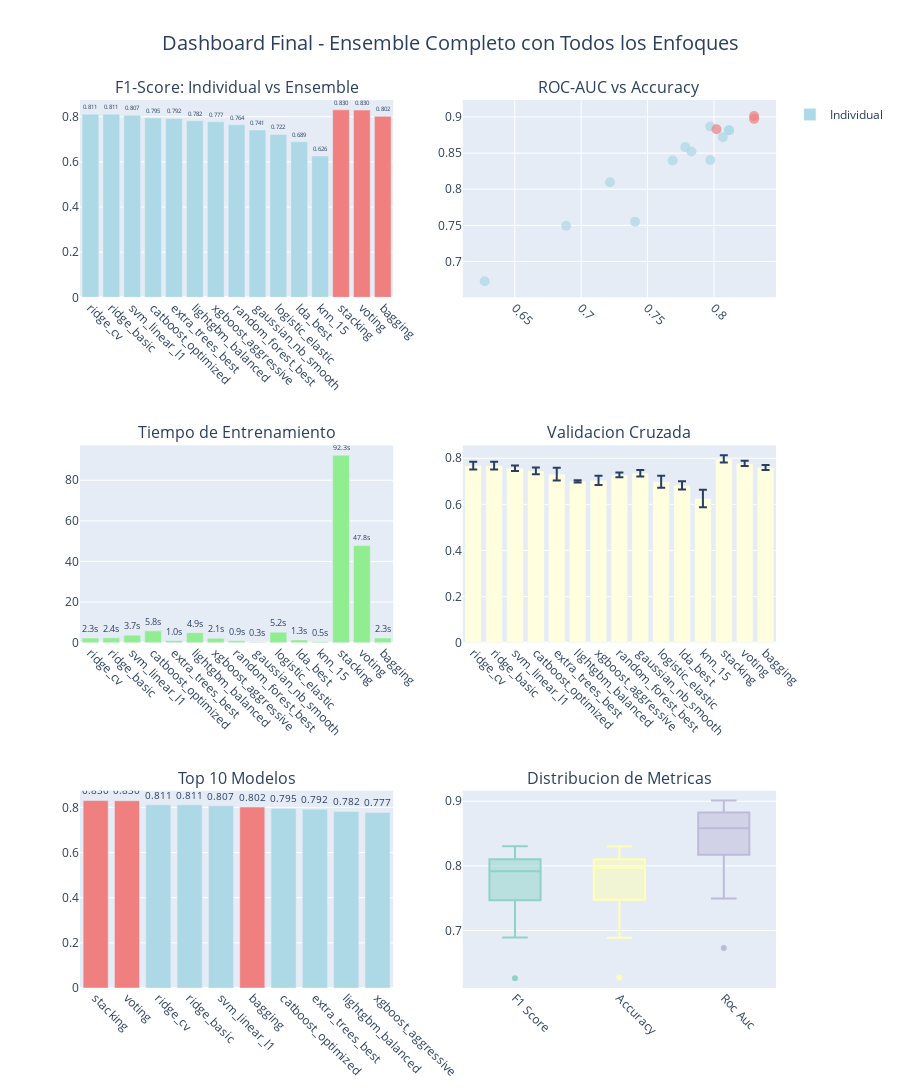

Write notebook code for a chart like this one.
### Markdown cell above
## Visualizaciones Finales y Dashboard

Genero visualizaciones completas que resumen todo el analisis del ensemble.

### Code cell
# Dashboard final completo
def create_final_dashboard():
    """Crea dashboard final con todas las comparaciones"""
    
    if results_df is None:
        print("No hay datos para dashboard")
        return None
    
    # Combinar datos para visualizacion
    individual_data = results_df.copy()
    individual_data['type'] = 'Individual'
    
    if ensemble_df is not None:
        ensemble_data = ensemble_df.copy()
        ensemble_data['type'] = 'Ensemble'
        
        # Combinar datasets
        combined_data = pd.concat([individual_data, ensemble_data], ignore_index=True)
    else:
        combined_data = individual_data
    
    # Dashboard con multiples subplots
    fig = make_subplots(
        rows=3, cols=2,
        subplot_titles=[
            'F1-Score: Individual vs Ensemble',
            'ROC-AUC vs Accuracy',
            'Tiempo de Entrenamiento',
            'Validacion Cruzada',
            'Top 10 Modelos',
            'Distribucion de Metricas'
        ]
    )
    
    # 1. F1-Score comparacion
    colors = {'Individual': 'lightblue', 'Ensemble': 'lightcoral'}
    for model_type in combined_data['type'].unique():
        subset = combined_data[combined_data['type'] == model_type]
        fig.add_trace(
            go.Bar(
                x=subset['name'],
                y=subset['f1_score'],
                name=f'{model_type}',
                marker_color=colors.get(model_type, 'gray'),
                text=[f'{f:.3f}' for f in subset['f1_score']],
                textposition='outside',
                legendgroup=model_type,
                showlegend=(model_type == 'Individual')  # Solo mostrar una leyenda
            ),
            row=1, col=1
        )
    
    # 2. ROC-AUC vs Accuracy scatter
    for model_type in combined_data['type'].unique():
        subset = combined_data[combined_data['type'] == model_type]
        fig.add_trace(
            go.Scatter(
                x=subset['accuracy'],
                y=subset['roc_auc'],
                mode='markers',
                name=f'{model_type} (AUC vs Acc)',
                marker=dict(
                    size=10,
                    color=colors.get(model_type, 'gray'),
                    opacity=0.7
                ),
                text=subset['name'],
                textposition='top center',
                legendgroup=model_type,
                showlegend=False
            ),
            row=1, col=2
        )
    
    # 3. Tiempo de entrenamiento
    fig.add_trace(
        go.Bar(
            x=combined_data['name'],
            y=combined_data['training_time'],
            name='Tiempo',
            marker_color='lightgreen',
            text=[f'{t:.1f}s' for t in combined_data['training_time']],
            textposition='outside',
            showlegend=False
        ),
        row=2, col=1
    )
    
    # 4. Validacion cruzada
    fig.add_trace(
        go.Bar(
            x=combined_data['name'],
            y=combined_data['cv_f1_mean'],
            error_y=dict(type='data', array=combined_data['cv_f1_std']),
            name='CV F1',
            marker_color='lightyellow',
            showlegend=False
        ),
        row=2, col=2
    )
    
    # 5. Top 10 modelos
    top_10 = combined_data.nlargest(10, 'f1_score')
    fig.add_trace(
        go.Bar(
            x=top_10['name'],
            y=top_10['f1_score'],
            name='Top 10',
            marker_color=[colors.get(t, 'gray') for t in top_10['type']],
            text=[f'{f:.3f}' for f in top_10['f1_score']],
            textposition='outside',
            showlegend=False
        ),
        row=3, col=1
    )
    
    # 6. Box plot de metricas
    metrics = ['f1_score', 'accuracy', 'roc_auc']
    for i, metric in enumerate(metrics):
        fig.add_trace(
            go.Box(
                y=combined_data[metric],
                name=metric.replace('_', ' ').title(),
                marker_color=px.colors.qualitative.Set3[i],
                showlegend=False
            ),
            row=3, col=2
        )
    
    # Configuracion del layout
    fig.update_layout(
        title={
            'text': 'Dashboard Final - Ensemble Completo con Todos los Enfoques',
            'x': 0.5,
            'font': {'size': 20}
        },
        height=1200,
        showlegend=True
    )
    
    # Actualizar ejes
    for row in range(1, 4):
        for col in range(1, 3):
            fig.update_xaxes(tickangle=45, row=row, col=col)
    
    return fig

# Crear dashboard final
final_dashboard = create_final_dashboard()
if final_dashboard:
    final_dashboard.show()
    print("Dashboard final generado")
else:
    print("No se pudo generar dashboard final")

### Figure 1 — Plotly figure (JSON) as saved in the notebook; plotly's stock layout.template omitted (floating-point values rounded to 4 significant figures)
{"data": [{"legendgroup": "Individual", "marker": {"color": "lightblue"}, "name": "Individual", "showlegend": true, "text": ["0.811", "0.811", "0.807", "0.795", "0.792", "0.782", "0.777", "0.764", "0.741", "0.722", "0.689", "0.626"], "textposition": "outside", "type": "bar", "x": ["ridge_cv", "ridge_basic", "svm_linear_l1", "catboost_optimized", "extra_trees_best", "lightgbm_balanced", "xgboost_aggressive", "random_forest_best", "gaussian_nb_smooth", "logistic_elastic", "lda_best", "knn_15"], "xaxis": "x", "y": [0.8115, 0.8115, 0.8068, 0.7947, 0.7919, 0.7823, 0.7774, 0.7643, 0.7411, 0.7216, 0.6893, 0.6263], "yaxis": "y"}, {"legendgroup": "Ensemble", "marker": {"color": "lightcoral"}, "name": "Ensemble", "showlegend": false, "text": ["0.830", "0.830", "0.802"], "textposition": "outside", "type": "bar", "x": ["stacking", "voting", "bagging"], "xaxis": "x", "y": [0.8304, 0.8296, 0.8017], "yaxis": "y"}, {"legendgroup": "Individual", "marker": {"color": "lightblue", "opacity": 0.7, "size": 10}, "mode": "markers", "name": "Individual (AUC vs Acc)", "showlegend": false, "text": ["ridge_cv", "ridge_basic", "svm_linear_l1", "catboost_optimized", "extra_trees_best", "lightgbm_balanced", "xgboost_aggressive", "random_forest_best", "gaussian_nb_smooth", "logistic_elastic", "lda_best", "knn_15"], "textposition": "top center", "type": "scatter", "x": [0.8113, 0.8113, 0.8066, 0.7972, 0.7972, 0.783, 0.7783, 0.7689, 0.7406, 0.7217, 0.6887, 0.6274], "xaxis": "x2", "y": [0.8816, 0.8816, 0.872, 0.8405, 0.8869, 0.8523, 0.8583, 0.8398, 0.7552, 0.8096, 0.7495, 0.6728], "yaxis": "y2"}, {"legendgroup": "Ensemble", "marker": {"color": "lightcoral", "opacity": 0.7, "size": 10}, "mode": "markers", "name": "Ensemble (AUC vs Acc)", "showlegend": false, "text": ["stacking", "voting", "bagging"], "textposition": "top center", "type": "scatter", "x": [0.8302, 0.8302, 0.8019], "xaxis": "x2", "y": [0.9011, 0.8974, 0.883], "yaxis": "y2"}, {"marker": {"color": "lightgreen"}, "name": "Tiempo", "showlegend": false, "text": ["2.3s", "2.4s", "3.7s", "5.8s", "1.0s", "4.9s", "2.1s", "0.9s", "0.3s", "5.2s", "1.3s", "0.5s", "92.3s", "47.8s", "2.3s"], "textposition": "outside", "type": "bar", "x": ["ridge_cv", "ridge_basic", "svm_linear_l1", "catboost_optimized", "extra_trees_best", "lightgbm_balanced", "xgboost_aggressive", "random_forest_best", "gaussian_nb_smooth", "logistic_elastic", "lda_best", "knn_15", "stacking", "voting", "bagging"], "xaxis": "x3", "y": [2.298, 2.391, 3.684, 5.846, 0.9881, 4.911, 2.116, 0.9002, 0.2537, 5.156, 1.344, 0.461, 92.35, 47.82, 2.261], "yaxis": "y3"}, {"error_y": {"array": [0.01716, 0.01716, 0.01206, 0.01475, 0.02774, 0.004701, 0.0197, 0.01056, 0.01444, 0.02629, 0.01765, 0.03813, 0.01561, 0.01148, 0.01083], "type": "data"}, "marker": {"color": "lightyellow"}, "name": "CV F1", "showlegend": false, "type": "bar", "x": ["ridge_cv", "ridge_basic", "svm_linear_l1", "catboost_optimized", "extra_trees_best", "lightgbm_balanced", "xgboost_aggressive", "random_forest_best", "gaussian_nb_smooth", "logistic_elastic", "lda_best", "knn_15", "stacking", "voting", "bagging"], "xaxis": "x4", "y": [0.7682, 0.7682, 0.7568, 0.7452, 0.7308, 0.6998, 0.7042, 0.7279, 0.7352, 0.6982, 0.6824, 0.6253, 0.7977, 0.7778, 0.76], "yaxis": "y4"}, {"marker": {"color": ["lightcoral", "lightcoral", "lightblue", "lightblue", "lightblue", "lightcoral", "lightblue", "lightblue", "lightblue", "lightblue"]}, "name": "Top 10", "showlegend": false, "text": ["0.830", "0.830", "0.811", "0.811", "0.807", "0.802", "0.795", "0.792", "0.782", "0.777"], "textposition": "outside", "type": "bar", "x": ["stacking", "voting", "ridge_cv", "ridge_basic", "svm_linear_l1", "bagging", "catboost_optimized", "extra_trees_best", "lightgbm_balanced", "xgboost_aggressive"], "xaxis": "x5", "y": [0.8304, 0.8296, 0.8115, 0.8115, 0.8068, 0.8017, 0.7947, 0.7919, 0.7823, 0.7774], "yaxis": "y5"}, {"marker": {"color": "rgb(141,211,199)"}, "name": "F1 Score", "showlegend": false, "type": "box", "xaxis": "x6", "y": [0.8115, 0.8115, 0.8068, 0.7947, 0.7919, 0.7823, 0.7774, 0.7643, 0.7411, 0.7216, 0.6893, 0.6263, 0.8304, 0.8296, 0.8017], "yaxis": "y6"}, {"marker": {"color": "rgb(255,255,179)"}, "name": "Accuracy", "showlegend": false, "type": "box", "xaxis": "x6", "y": [0.8113, 0.8113, 0.8066, 0.7972, 0.7972, 0.783, 0.7783, 0.7689, 0.7406, 0.7217, 0.6887, 0.6274, 0.8302, 0.8302, 0.8019], "yaxis": "y6"}, {"marker": {"color": "rgb(190,186,218)"}, "name": "Roc Auc", "showlegend": false, "type": "box", "xaxis": "x6", "y": [0.8816, 0.8816, 0.872, 0.8405, 0.8869, 0.8523, 0.8583, 0.8398, 0.7552, 0.8096, 0.7495, 0.6728, 0.9011, 0.8974, 0.883], "yaxis": "y6"}], "layout": {"annotations": [{"font": {"size": 16}, "showarrow": false, "text": "F1-Score: Individual vs Ensemble", "x": 0.225, "xanchor": "center", "xref": "paper", "y": 1, "yanchor": "bottom", "yref": "paper"}, {"font": {"size": 16}, "showarrow": false, "text": "ROC-AUC vs Accuracy", "x": 0.775, "xanchor": "center", "xref": "paper", "y": 1, "yanchor": "bottom", "yref": "paper"}, {"font": {"size": 16}, "showarrow": false, "text": "Tiempo de Entrenamiento", "x": 0.225, "xanchor": "center", "xref": "paper", "y": 0.6111, "yanchor": "bottom", "yref": "paper"}, {"font": {"size": 16}, "showarrow": false, "text": "Validacion Cruzada", "x": 0.775, "xanchor": "center", "xref": "paper", "y": 0.6111, "yanchor": "bottom", "yref": "paper"}, {"font": {"size": 16}, "showarrow": false, "text": "Top 10 Modelos", "x": 0.225, "xanchor": "center", "xref": "paper", "y": 0.2222, "yanchor": "bottom", "yref": "paper"}, {"font": {"size": 16}, "showarrow": false, "text": "Distribucion de Metricas", "x": 0.775, "xanchor": "center", "xref": "paper", "y": 0.2222, "yanchor": "bottom", "yref": "paper"}], "height": 1200, "showlegend": true, "title": {"font": {"size": 20}, "text": "Dashboard Final - Ensemble Completo con Todos los Enfoques", "x": 0.5}, "xaxis": {"anchor": "y", "domain": [0, 0.45], "tickangle": 45}, "xaxis2": {"anchor": "y2", "domain": [0.55, 1], "tickangle": 45}, "xaxis3": {"anchor": "y3", "domain": [0, 0.45], "tickangle": 45}, "xaxis4": {"anchor": "y4", "domain": [0.55, 1], "tickangle": 45}, "xaxis5": {"anchor": "y5", "domain": [0, 0.45], "tickangle": 45}, "xaxis6": {"anchor": "y6", "domain": [0.55, 1], "tickangle": 45}, "yaxis": {"anchor": "x", "domain": [0.7778, 1]}, "yaxis2": {"anchor": "x2", "domain": [0.7778, 1]}, "yaxis3": {"anchor": "x3", "domain": [0.3889, 0.6111]}, "yaxis4": {"anchor": "x4", "domain": [0.3889, 0.6111]}, "yaxis5": {"anchor": "x5", "domain": [0, 0.2222]}, "yaxis6": {"anchor": "x6", "domain": [0, 0.2222]}}}
